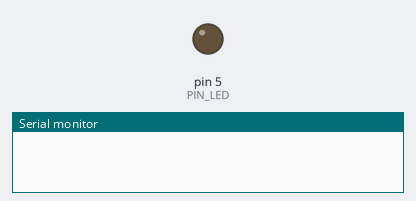
Recording of a sketch running on a simulated Arduino Uno, built with avr-gcc and run on an emulated ATmega328P. On the bench: output pins drawn as LEDs (lit = HIGH), the last lines printed to the serial monitor. Random numbers use the default seed unless the sketch sets one.

Above: at 0.1 s.
At 35.5 s:
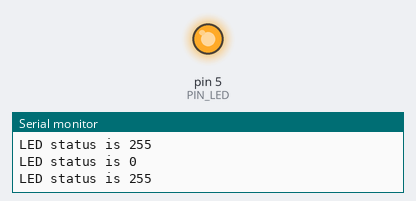
Timing chart, 0 to 40.0 s (numbered marks = the images above):
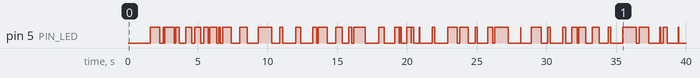

The sketch:

main.ino
```cpp
/**
 * @file    main.ino
 * @author  Filippo Graziani
 * @date    09/03/2024
 * @brief   A sample code for the infrared transmitter (KY005)
 * Connections:
 * Sensor       -----       Arduino Uno
 * +                        D5
 * [no label]               [read note]
 * S                        GND
 *
 * @note    This pin can be used for the connection of GND + resistor (so no
 *          need for an external resistor), but you must insert the missing
 *          resistor (about 220ohm).
 */

#include "Arduino.h"
#include <stdint.h>

#define     PIN_LED                 (5)

/**
 * @brief   Setup function.
 * @par     Description
 * Setting of the Arduino's pins and the serial port.
 * @return  Nothing.
 */
void
setup ()
{
    Serial.begin(9600);

    while (!Serial)
    {
        /* Do nothing */
    }

    pinMode(PIN_LED, OUTPUT);
    randomSeed(analogRead(A3));
}   /* setup() */

/**
 * @brief   Loop function.
 * @par     Description
 * Random switching on/off of the infrared LED.
 * @return  Nothing.
 */
void
loop ()
{
    static uint8_t led_status(0);
    static uint32_t prev_time(millis());
    static uint32_t wait_time(random(1, 1000));

    if ((millis() - prev_time) > wait_time)
    {
        Serial.println("LED status is " + String(led_status));
        digitalWrite(PIN_LED, led_status);
        led_status = ~led_status;
        prev_time = millis();
        wait_time = random(1, 1000);
    }
}   /* loop() */


/*** End of file ***/
```
